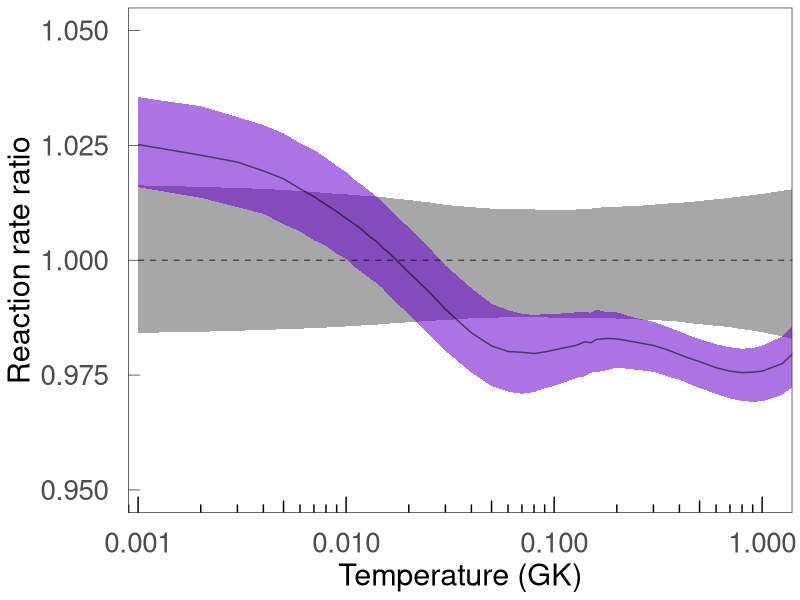

Recreate this plot in R.
# import packages
library(magrittr);
library(dplyr);require(plyr)
require(ggplot2)

Norm <- read.table("rates.dat",header = TRUE)$median

new <- read.table("rates.dat",header = TRUE) %>%
  select(c("x","median","lower","upper")) %>%
  set_colnames(c("T9","Adopted","Lower","Upper")) %>%
  mutate(data = "present") %>% 
  mutate(Adopted = Adopted/Norm) %>% 
  mutate(Lower = Lower/Norm) %>%
  mutate(Upper = Upper/Norm)

old <- read.csv("tabula-table_tdn.csv",header = TRUE) %>%  
  select(c("T9","Adopted","Lower","Upper"))  %>%
  mutate(data="previous") %>% 
  mutate(Adopted = Adopted/Norm) %>% 
  mutate(Lower = Lower/Norm) %>%
  mutate(Upper = Upper/Norm)
  
joint <- rbind(old,new)


pdf("rate_ratio.pdf",height = 7,width = 10)
ggplot(joint,aes(x=T9,y=Adopted, group=data,fill=data,linetype=data,alpha=0.3)) +
  geom_ribbon(aes(x=T9,ymin=Lower, ymax=Upper),show.legend=FALSE) +
  geom_line() +
  coord_cartesian(xlim=c(0.00125,1),ylim=c(0.95,1.05)) +
  theme_bw() + xlab("Temperature (GK)") + ylab("Reaction rate ratio") +
  scale_fill_manual(values=c("#606060","#6600CC"))+
  scale_x_log10(breaks = c(0.001,0.01,0.1,1))  +
  annotation_logticks(short = unit(0.2, "cm"), mid = unit(0.3, "cm"), long = unit(0.4, "cm"),
                      sides = "b",size = 0.25) +
  scale_linetype_manual(guide=F,values=c("dashed","solid")) +
  theme(panel.grid.major = element_blank(),
        panel.grid.minor = element_blank(),
        legend.position = "none",
        legend.background = element_rect(colour = "white", fill = "white"),
        plot.background = element_rect(size = 3, linetype='dashed',colour = "white", fill = "white"),
        panel.background = element_rect(colour = "white", fill = "white"),
        legend.key = element_rect(colour = "white", fill = "white"),
        axis.title = element_text(size = 22),
        axis.ticks = element_line(size = 0.25),
 #       axis.line = element_line(size = 0.75, linetype = "solid"),
        axis.text.y = element_text(size = 20, margin = unit(c(t = 0, r = 5, b = 0, l = 0), "mm")),
        axis.text.x = element_text(size = 20, margin = unit(c(t = 5, r = 0, b = 0, l = 0), "mm")),
        axis.ticks.length = unit(-3, "mm")) 
        
dev.off()

